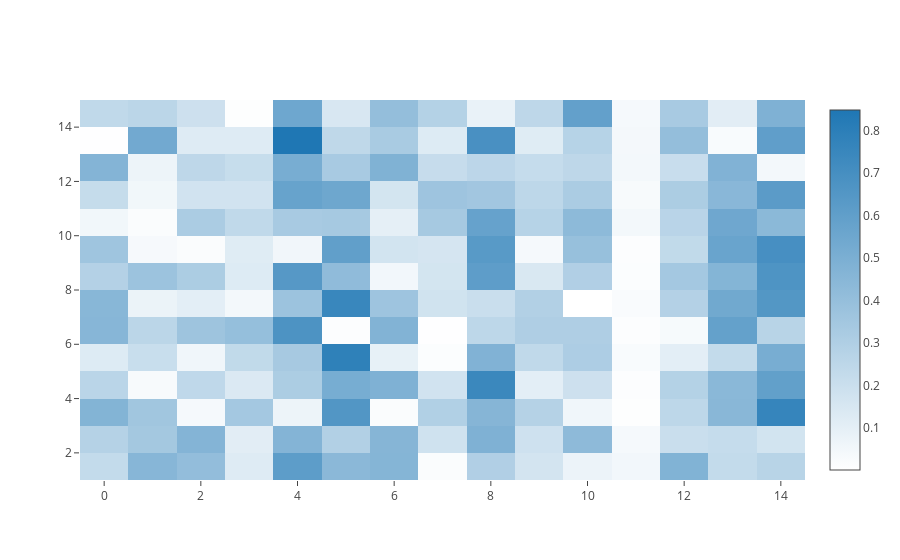

Here is the notebook cell this chart was saved with:
### Code cell
trace = go.Heatmap(z=watched_qui_df.values[:,1:16],
                   x=index_x,
                   y=index_y,
                   colorscale=[[0.0, 'rgb(255,255,255)'], [1.0, 'rgb(31, 119, 180)']])

data=[trace]
iplot(data, filename='labelled-heatmap')

### Figure 1 — Plotly figure (JSON) as saved in the notebook; plotly's stock layout.template omitted (floating-point values rounded to 4 significant figures; data arrays with more than 128 entries replaced by an {"elided": "..."} marker saying what was removed)
{"data": [{"colorscale": [[0, "rgb(255,255,255)"], [1, "rgb(31, 119, 180)"]], "type": "heatmap", "uid": "895fefd8-8e13-4aca-a848-64a2e0c35d4f", "x": [0, 1, 2, 3, 4, 5, 6, 7, 8, 9, 10, 11, 12, 13], "y": [1, 2, 3, 4, 5, 6, 7, 8, 9, 10, 11, 12, 13, 14, 15, 16, 17, 18, 19, 20, 21, 22, 23, 24, 25, 26, 27, 28, 29, 30, 31, 32, 33, 34, 35, 36, 37, 38, 39, 40, 41, 42, 43, 44, 45, 46, 47, 48, 49], "z": {"elided": "14x15 float values"}}], "layout": {}}
